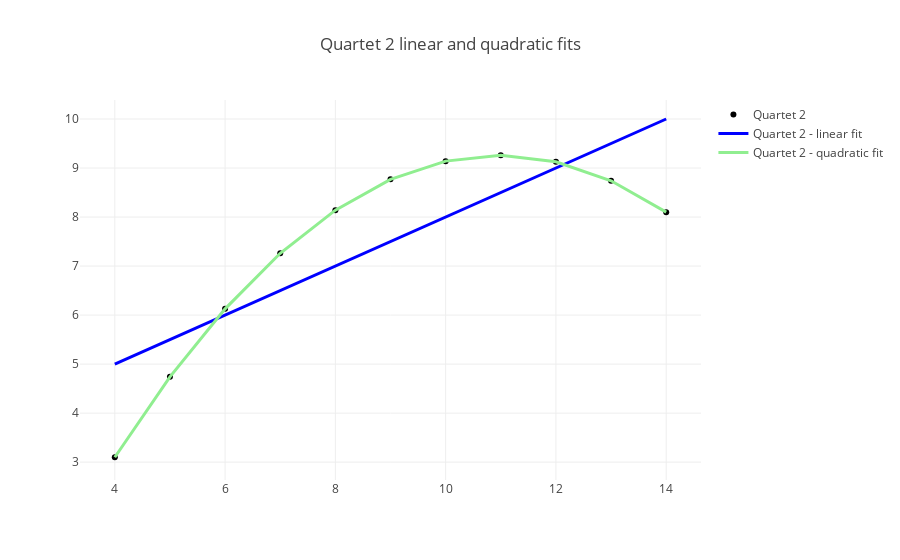

Write notebook code for a chart like this one.
### Markdown cell above
The residual plot above shows no apparent structure and the values are scattered above and below 0 randomly, which means the linear fit is good.

### Quartet 2 linear vs. quadratic fits

### Code cell
# https://stackoverflow.com/questions/33710829/linear-regression-with-quadratic-terms
# https://scikit-learn.org/stable/auto_examples/linear_model/plot_polynomial_interpolation.html

quadratic_model = make_pipeline(PolynomialFeatures(2), linear_model.LinearRegression())
regr_Q2_quad = quadratic_model.fit(Q2_X, Q2_Y)
Q2_Y_predQuadratic = regr_Q2_quad.predict(Q2_X)

trace1 = go.Scatter(x=df_Q2['x2'], y=df_Q2['y2'],
                    mode='markers', name = 'Quartet 2', marker = dict(color = 'black'))

trace1_linReg = go.Scatter(x=df_Q2['x2'], y = Q2_Y_pred,
                           name = 'Quartet 2 - linear fit',
                           mode = 'lines',
                           line = dict(color = 'blue', width= 3)
                          )
trace1_quadReg = go.Scatter(x=df_Q2['x2'], y = Q2_Y_predQuadratic,
                            name = 'Quartet 2 - quadratic fit',
                            mode = 'lines',
                            line = dict(color = 'lightgreen', width = 3)
                           )

data = [trace1, trace1_linReg, trace1_quadReg]

layout= go.Layout(
    title= 'Quartet 2 linear and quadratic fits'
)

fig = go.Figure(data=data, layout=layout)

iplot(fig)

### Figure 1 — Plotly figure (JSON) as saved in the notebook; plotly's stock layout.template omitted (floating-point values rounded to 4 significant figures)
{"data": [{"marker": {"color": "black"}, "mode": "markers", "name": "Quartet 2", "type": "scatter", "uid": "b5fbacdc-caa6-47e1-88e0-64c970328bd3", "x": [4, 5, 6, 7, 8, 9, 10, 11, 12, 13, 14], "y": [3.1, 4.74, 6.13, 7.26, 8.14, 8.77, 9.14, 9.26, 9.13, 8.74, 8.1]}, {"line": {"color": "blue", "width": 3}, "mode": "lines", "name": "Quartet 2 - linear fit", "type": "scatter", "uid": "ae01cead-7d17-4d2a-93c9-63307eb7427b", "x": [4, 5, 6, 7, 8, 9, 10, 11, 12, 13, 14], "y": [5.001, 5.501, 6.001, 6.501, 7.001, 7.501, 8.001, 8.501, 9.001, 9.501, 10.0]}, {"line": {"color": "lightgreen", "width": 3}, "mode": "lines", "name": "Quartet 2 - quadratic fit", "type": "scatter", "uid": "4611dec2-4e06-4fa2-a069-5d4fad417994", "x": [4, 5, 6, 7, 8, 9, 10, 11, 12, 13, 14], "y": [3.1, 4.741, 6.128, 7.261, 8.141, 8.768, 9.141, 9.261, 9.128, 8.741, 8.1]}], "layout": {"title": "Quartet 2 linear and quadratic fits"}}
